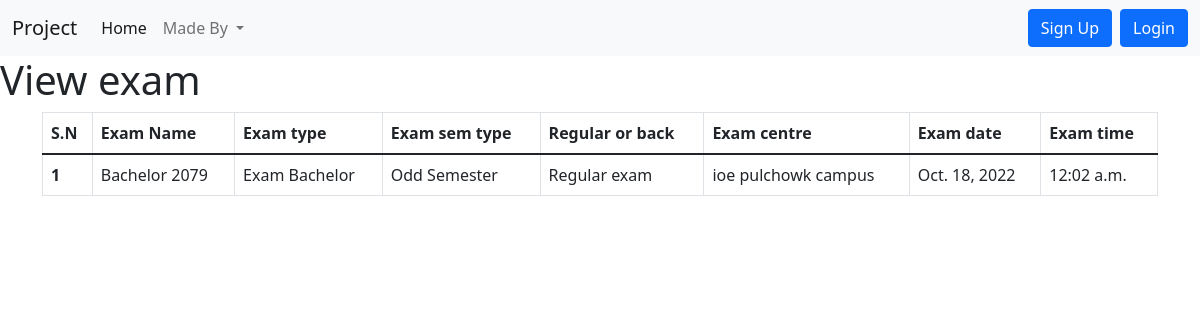
The page / on the database its author committed.
### home/models.py (models this page shows, shortened)
class Addexam(models.Model):
    examname=models.CharField(max_length=122)
    examtype=models.CharField(max_length=122)
    examsemtype=models.CharField(max_length=122,blank=True,null=True)
    regularback=models.CharField(max_length=122,blank=True,null=True)
    examcentre=models.CharField(max_length=122)
    examdate=models.CharField(max_length=122)
    newexamdate=models.DateField(max_length=122,blank=True, null=True)
    examtime=models.CharField(max_length=122)
    newexamtime=models.TimeField(max_length=122,blank=True, null=True)
    examdesc=models.TextField()
    examaddbuilding=models.ManyToManyField(Addbuilding,blank=True)

### home/views.py (the view)
# urls.py: path("",views.viewexam,name='viewexam'),
def viewexam(request):
    addexam_data = Addexam.objects.all()
    exam_data = {
        "addexam_data": addexam_data,
    }
    return render(request, "viewexam.html", exam_data)

### templates/viewexam.html (shortened to what this page needs)
{% extends 'base.html' %}
{% block viewexamcontent %}
<h1>View exam</h1>
<div class="container ">
    <table class="table table-hover table-bordered ">
        <thead>
            <tr>
                <th scope="col">S.N</th>
                <th scope="col">Exam Name</th>
                <th scope="col">Exam type</th>
                <th scope="col">Exam sem type</th>
                <th scope="col">Regular or back</th>
                <th scope="col">Exam centre</th>
                <th scope="col">Exam date</th>
                <th scope="col">Exam time</th>
            </tr>
        </thead>
        <tbody>
            {% for n in addexam_data %}
            <tr >
                <th>{{forloop.counter}}</th>
                <td>{{n.examname}}</td>
                <td>{{n.examtype}}</td>
                <td>{{n.examsemtype}}</td>
                <td>{{n.regularback}}</td>
                <td>{{n.examcentre}}</td>
                <td>{{n.newexamdate}}</td>
                <td>{{n.newexamtime}}</td>
            </tr>
            {% endfor %}
        </tbody>
    </table>
</div>
{% endblock viewexamcontent %}

### rows shown on the page
Addexam: examname "Bachelor 2079", examtype "Exam Bachelor", examsemtype "Odd Semester", regularback "Regular exam", examcentre "ioe pulchowk campus", newexamdate "Oct. 18, 2022", newexamtime "12:02 a.m."
